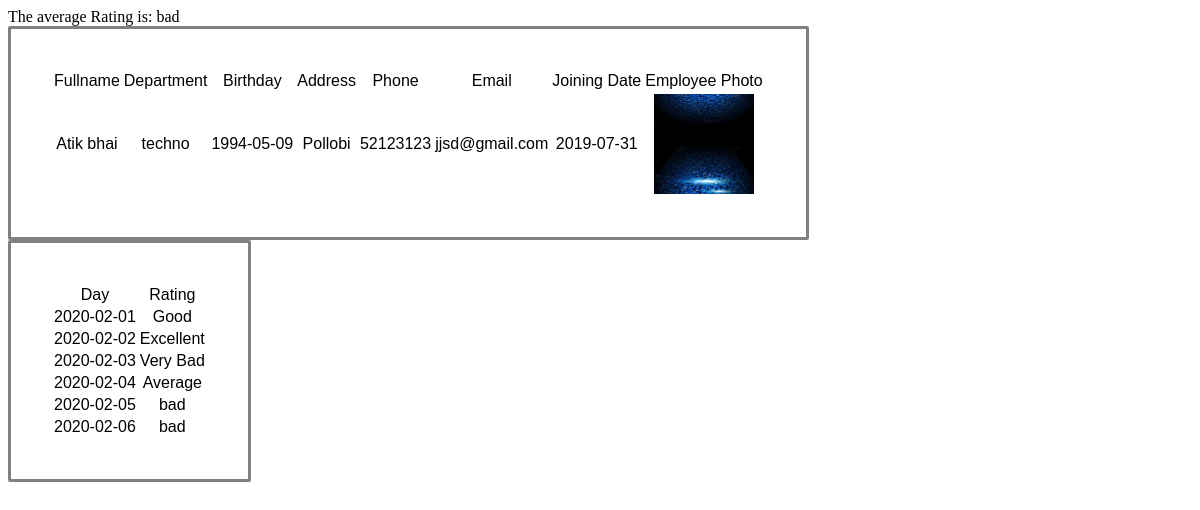
/viewrating.php?id=jjsd@gmail.com, run on the app's committed database.
### tables this page shows
CREATE TABLE `employeeinfo` (
  `id` int(50) NOT NULL,
  `username` varchar(255) NOT NULL,
  `fullname` varchar(255) NOT NULL,
  `department` varchar(255) NOT NULL,
  `bday` date NOT NULL,
  `address` varchar(255) NOT NULL,
  `phone` int(11) NOT NULL,
  `email` varchar(255) NOT NULL,
  `joindate` date NOT NULL,
  `employeeid` int(11) NOT NULL,
  `roomno` varchar(255) NOT NULL,
  `designation` varchar(255) NOT NULL,
  `branch` varchar(255) NOT NULL,
  `officeemail` varchar(255) NOT NULL,
  `image` varchar(255) NOT NULL
);

CREATE TABLE `employeerating` (
  `id` int(11) NOT NULL,
  `email` varchar(255) NOT NULL,
  `day` varchar(255) NOT NULL,
  `rating` int(11) NOT NULL
);

### viewrating.php (the view, shortened to what this page needs)
<?php
include 'connection.php';
$email = $_GET['id'];
$que = "select * from employeerating where email = '$email' ";
$que2 = "select * from employeeinfo where email = '$email' ";
$_result = mysqli_query($conn, $que);
$rowcount = mysqli_num_rows($_result);
$_result2 = mysqli_query($conn, $que2);
$rowcount2 = mysqli_num_rows($_result2);
?>
<!DOCTYPE html>
<html lang="en">
<head>
</head>
<body>
    <table>
        <tr>
            <td>Fullname</td>
            <td>Department</td>
            <td>Birthday</td>
            <td>Address</td>
            <td>Phone</td>
            <td>Email</td>
            <td>Joining Date</td>
            <td>Employee Photo</td>
        </tr>
        <?php
        for ($i = 1; $i <= $rowcount2; $i++) {
            $row = mysqli_fetch_array($_result2)
        ?>
            <tr>
                <td><?php echo $row["fullname"] ?></td>
                <td><?php echo $row["department"] ?></td>
                <td><?php echo $row["bday"] ?></td>
                <td><?php echo $row["address"] ?></td>
                <td><?php echo $row["phone"] ?></td>
                <td><?php echo $row["email"] ?></td>
                <td><?php echo $row["joindate"] ?></td>
                <td><img src="upload/<?php echo $row["image"] ?>"></img>
                </td>
            </tr>
        <?php
        }
        ?>
    </table>
    <table>
        <tr>
            <td>Day</td>
            <td>Rating</td>
        </tr>
        <?php
        for ($i = 1; $i <= $rowcount; $i++) {
            $row = mysqli_fetch_array($_result)
        ?>
            <tr>
                <td><?php echo $row["day"] ?></td>
                <td><?php if ($row["rating"] == 5) {
                        echo 'Excellent';
                    } else if ($row["rating"] == 4) {
                        echo 'Good';
                    } else if ($row["rating"] == 3) {
                        echo 'Average';
                    } else if ($row["rating"] == 2) {
                        echo 'bad';
                    } else {
                        echo 'Very Bad';
                    }
                    ?></td>
            </tr>
        <?php
        }
        ?>
    </table>
</body>
</html>

### viewrating.php (style rules this page uses)
table { padding: 40px; text-align: center; font-family: 'Gill Sans', 'Gill Sans MT', Calibri, 'Trebuchet MS', sans-serif; border-radius: 2px; border-style: solid; }
img { width: 100px; height: 100px; }

### data on the page
employeeinfo: fullname "Atik bhai", department "techno", bday "1994-05-09", address "Pollobi", phone "52123123", email "jjsd@gmail.com", joindate "2019-07-31", image (picture)
employeerating: day "2020-02-01", rating "Good"
employeerating: day "2020-02-02", rating "Excellent"
employeerating: day "2020-02-03", rating "Very Bad"
employeerating: day "2020-02-04", rating "Average"
employeerating: day "2020-02-05", rating "bad"
employeerating: day "2020-02-06", rating "bad"
